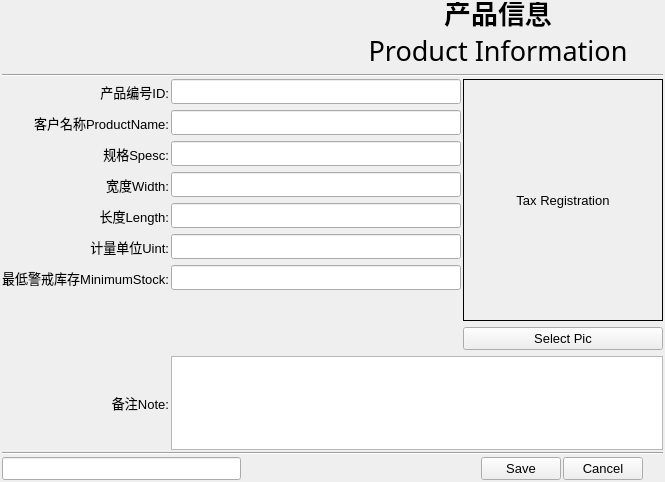
<?xml version="1.0" encoding="UTF-8"?>
<ui version="4.0">
 <class>Form</class>
 <widget class="QWidget" name="Form">
  <property name="geometry">
   <rect>
    <x>0</x>
    <y>0</y>
    <width>665</width>
    <height>482</height>
   </rect>
  </property>
  <property name="maximumSize">
   <size>
    <width>665</width>
    <height>484</height>
   </size>
  </property>
  <property name="font">
   <font>
    <family>Arial</family>
    <pointsize>10</pointsize>
   </font>
  </property>
  <property name="windowTitle">
   <string>Customer Inoformation</string>
  </property>
  <layout class="QVBoxLayout" name="verticalLayout_2">
   <property name="spacing">
    <number>2</number>
   </property>
   <property name="leftMargin">
    <number>2</number>
   </property>
   <property name="topMargin">
    <number>2</number>
   </property>
   <property name="rightMargin">
    <number>2</number>
   </property>
   <property name="bottomMargin">
    <number>2</number>
   </property>
   <item>
    <layout class="QHBoxLayout" name="horizontalLayout_2">
     <property name="bottomMargin">
      <number>10</number>
     </property>
     <item>
      <widget class="QLabel" name="label_logo">
       <property name="minimumSize">
        <size>
         <width>329</width>
         <height>60</height>
        </size>
       </property>
       <property name="maximumSize">
        <size>
         <width>329</width>
         <height>60</height>
        </size>
       </property>
       <property name="text">
        <string/>
       </property>
       <property name="pixmap">
        <pixmap>../res/tmLogo100.png</pixmap>
       </property>
       <property name="scaledContents">
        <bool>true</bool>
       </property>
      </widget>
     </item>
     <item>
      <layout class="QVBoxLayout" name="verticalLayout">
       <property name="spacing">
        <number>0</number>
       </property>
       <item>
        <widget class="QLabel" name="label_18">
         <property name="minimumSize">
          <size>
           <width>0</width>
           <height>30</height>
          </size>
         </property>
         <property name="maximumSize">
          <size>
           <width>16777215</width>
           <height>30</height>
          </size>
         </property>
         <property name="font">
          <font>
           <pointsize>20</pointsize>
           <weight>75</weight>
           <bold>true</bold>
          </font>
         </property>
         <property name="text">
          <string>产品信息</string>
         </property>
         <property name="alignment">
          <set>Qt::AlignBottom|Qt::AlignHCenter</set>
         </property>
        </widget>
       </item>
       <item>
        <widget class="QLabel" name="label_19">
         <property name="minimumSize">
          <size>
           <width>0</width>
           <height>30</height>
          </size>
         </property>
         <property name="maximumSize">
          <size>
           <width>16777215</width>
           <height>30</height>
          </size>
         </property>
         <property name="font">
          <font>
           <family>Algerian</family>
           <pointsize>20</pointsize>
           <weight>50</weight>
           <bold>false</bold>
          </font>
         </property>
         <property name="text">
          <string>Product Information</string>
         </property>
         <property name="alignment">
          <set>Qt::AlignHCenter|Qt::AlignTop</set>
         </property>
        </widget>
       </item>
      </layout>
     </item>
    </layout>
   </item>
   <item>
    <widget class="Line" name="line">
     <property name="orientation">
      <enum>Qt::Horizontal</enum>
     </property>
    </widget>
   </item>
   <item>
    <layout class="QGridLayout" name="gridLayout">
     <property name="verticalSpacing">
      <number>6</number>
     </property>
     <item row="0" column="0">
      <widget class="QLabel" name="label_13">
       <property name="text">
        <string>产品编号ID:</string>
       </property>
       <property name="alignment">
        <set>Qt::AlignRight|Qt::AlignTrailing|Qt::AlignVCenter</set>
       </property>
      </widget>
     </item>
     <item row="1" column="1">
      <widget class="QLineEdit" name="fProductName">
       <property name="minimumSize">
        <size>
         <width>0</width>
         <height>25</height>
        </size>
       </property>
       <property name="sizeIncrement">
        <size>
         <width>0</width>
         <height>25</height>
        </size>
       </property>
       <property name="clearButtonEnabled">
        <bool>true</bool>
       </property>
      </widget>
     </item>
     <item row="4" column="1">
      <widget class="QLineEdit" name="fLength">
       <property name="minimumSize">
        <size>
         <width>0</width>
         <height>25</height>
        </size>
       </property>
       <property name="sizeIncrement">
        <size>
         <width>0</width>
         <height>25</height>
        </size>
       </property>
       <property name="clearButtonEnabled">
        <bool>true</bool>
       </property>
      </widget>
     </item>
     <item row="3" column="0">
      <widget class="QLabel" name="label_7">
       <property name="minimumSize">
        <size>
         <width>0</width>
         <height>25</height>
        </size>
       </property>
       <property name="sizeIncrement">
        <size>
         <width>0</width>
         <height>25</height>
        </size>
       </property>
       <property name="text">
        <string>宽度Width:</string>
       </property>
       <property name="alignment">
        <set>Qt::AlignRight|Qt::AlignTrailing|Qt::AlignVCenter</set>
       </property>
      </widget>
     </item>
     <item row="1" column="0">
      <widget class="QLabel" name="label_6">
       <property name="minimumSize">
        <size>
         <width>0</width>
         <height>25</height>
        </size>
       </property>
       <property name="sizeIncrement">
        <size>
         <width>0</width>
         <height>25</height>
        </size>
       </property>
       <property name="text">
        <string>客户名称ProductName:</string>
       </property>
       <property name="alignment">
        <set>Qt::AlignRight|Qt::AlignTrailing|Qt::AlignVCenter</set>
       </property>
      </widget>
     </item>
     <item row="9" column="0">
      <widget class="QLabel" name="label_15">
       <property name="minimumSize">
        <size>
         <width>0</width>
         <height>25</height>
        </size>
       </property>
       <property name="sizeIncrement">
        <size>
         <width>0</width>
         <height>25</height>
        </size>
       </property>
       <property name="text">
        <string>备注Note:</string>
       </property>
       <property name="alignment">
        <set>Qt::AlignRight|Qt::AlignTrailing|Qt::AlignVCenter</set>
       </property>
      </widget>
     </item>
     <item row="5" column="1">
      <widget class="QLineEdit" name="fUint">
       <property name="minimumSize">
        <size>
         <width>0</width>
         <height>25</height>
        </size>
       </property>
       <property name="sizeIncrement">
        <size>
         <width>0</width>
         <height>25</height>
        </size>
       </property>
       <property name="clearButtonEnabled">
        <bool>true</bool>
       </property>
      </widget>
     </item>
     <item row="2" column="1">
      <widget class="QLineEdit" name="fSpesc">
       <property name="minimumSize">
        <size>
         <width>0</width>
         <height>25</height>
        </size>
       </property>
       <property name="sizeIncrement">
        <size>
         <width>0</width>
         <height>25</height>
        </size>
       </property>
       <property name="placeholderText">
        <string/>
       </property>
       <property name="clearButtonEnabled">
        <bool>true</bool>
       </property>
      </widget>
     </item>
     <item row="6" column="1">
      <widget class="QLineEdit" name="fMinimumStock">
       <property name="minimumSize">
        <size>
         <width>0</width>
         <height>25</height>
        </size>
       </property>
      </widget>
     </item>
     <item row="6" column="0">
      <widget class="QLabel" name="label_5">
       <property name="minimumSize">
        <size>
         <width>0</width>
         <height>25</height>
        </size>
       </property>
       <property name="sizeIncrement">
        <size>
         <width>0</width>
         <height>25</height>
        </size>
       </property>
       <property name="text">
        <string>最低警戒库存MinimumStock:</string>
       </property>
       <property name="alignment">
        <set>Qt::AlignRight|Qt::AlignTrailing|Qt::AlignVCenter</set>
       </property>
      </widget>
     </item>
     <item row="3" column="1">
      <widget class="QLineEdit" name="fWidth">
       <property name="minimumSize">
        <size>
         <width>0</width>
         <height>25</height>
        </size>
       </property>
       <property name="sizeIncrement">
        <size>
         <width>0</width>
         <height>25</height>
        </size>
       </property>
      </widget>
     </item>
     <item row="0" column="1">
      <widget class="QLineEdit" name="fID">
       <property name="minimumSize">
        <size>
         <width>0</width>
         <height>25</height>
        </size>
       </property>
       <property name="sizeIncrement">
        <size>
         <width>0</width>
         <height>25</height>
        </size>
       </property>
       <property name="readOnly">
        <bool>true</bool>
       </property>
       <property name="clearButtonEnabled">
        <bool>true</bool>
       </property>
      </widget>
     </item>
     <item row="4" column="0">
      <widget class="QLabel" name="label_10">
       <property name="text">
        <string>长度Length:</string>
       </property>
       <property name="alignment">
        <set>Qt::AlignRight|Qt::AlignTrailing|Qt::AlignVCenter</set>
       </property>
      </widget>
     </item>
     <item row="2" column="0">
      <widget class="QLabel" name="label_9">
       <property name="minimumSize">
        <size>
         <width>0</width>
         <height>25</height>
        </size>
       </property>
       <property name="sizeIncrement">
        <size>
         <width>0</width>
         <height>25</height>
        </size>
       </property>
       <property name="text">
        <string>规格Spesc:</string>
       </property>
       <property name="alignment">
        <set>Qt::AlignRight|Qt::AlignTrailing|Qt::AlignVCenter</set>
       </property>
      </widget>
     </item>
     <item row="5" column="0">
      <widget class="QLabel" name="label_20">
       <property name="minimumSize">
        <size>
         <width>0</width>
         <height>25</height>
        </size>
       </property>
       <property name="sizeIncrement">
        <size>
         <width>0</width>
         <height>25</height>
        </size>
       </property>
       <property name="text">
        <string>计量单位Uint:</string>
       </property>
       <property name="alignment">
        <set>Qt::AlignRight|Qt::AlignTrailing|Qt::AlignVCenter</set>
       </property>
      </widget>
     </item>
     <item row="9" column="1" colspan="2">
      <widget class="QTextEdit" name="fNote">
       <property name="minimumSize">
        <size>
         <width>50</width>
         <height>0</height>
        </size>
       </property>
      </widget>
     </item>
     <item row="8" column="2">
      <widget class="QPushButton" name="btn_SelectPic">
       <property name="text">
        <string>Select Pic</string>
       </property>
      </widget>
     </item>
     <item row="0" column="2" rowspan="8">
      <widget class="QLabel" name="label_Tax_Registration">
       <property name="minimumSize">
        <size>
         <width>200</width>
         <height>242</height>
        </size>
       </property>
       <property name="maximumSize">
        <size>
         <width>200</width>
         <height>242</height>
        </size>
       </property>
       <property name="styleSheet">
        <string notr="true">border-width: 0.7px;border-style: solid</string>
       </property>
       <property name="text">
        <string>Tax Registration</string>
       </property>
       <property name="scaledContents">
        <bool>true</bool>
       </property>
       <property name="alignment">
        <set>Qt::AlignCenter</set>
       </property>
      </widget>
     </item>
    </layout>
   </item>
   <item>
    <widget class="Line" name="line_2">
     <property name="orientation">
      <enum>Qt::Horizontal</enum>
     </property>
    </widget>
   </item>
   <item>
    <layout class="QHBoxLayout" name="horizontalLayout">
     <item>
      <widget class="QLineEdit" name="fProductPic">
       <property name="enabled">
        <bool>true</bool>
       </property>
      </widget>
     </item>
     <item>
      <spacer name="horizontalSpacer">
       <property name="orientation">
        <enum>Qt::Horizontal</enum>
       </property>
       <property name="sizeHint" stdset="0">
        <size>
         <width>40</width>
         <height>20</height>
        </size>
       </property>
      </spacer>
     </item>
     <item>
      <widget class="QPushButton" name="butSave">
       <property name="text">
        <string>Save</string>
       </property>
       <property name="icon">
        <iconset>
         <normaloff>../res/ico/save.png</normaloff>../res/ico/save.png</iconset>
       </property>
       <property name="iconSize">
        <size>
         <width>16</width>
         <height>16</height>
        </size>
       </property>
      </widget>
     </item>
     <item>
      <widget class="QPushButton" name="butCancel">
       <property name="text">
        <string>Cancel</string>
       </property>
       <property name="icon">
        <iconset>
         <normaloff>../res/ico/printer.png</normaloff>../res/ico/printer.png</iconset>
       </property>
       <property name="iconSize">
        <size>
         <width>16</width>
         <height>16</height>
        </size>
       </property>
      </widget>
     </item>
     <item>
      <spacer name="horizontalSpacer_2">
       <property name="orientation">
        <enum>Qt::Horizontal</enum>
       </property>
       <property name="sizeType">
        <enum>QSizePolicy::Fixed</enum>
       </property>
       <property name="sizeHint" stdset="0">
        <size>
         <width>20</width>
         <height>20</height>
        </size>
       </property>
      </spacer>
     </item>
    </layout>
   </item>
  </layout>
 </widget>
 <tabstops>
  <tabstop>fID</tabstop>
  <tabstop>fProductName</tabstop>
  <tabstop>fSpesc</tabstop>
  <tabstop>fWidth</tabstop>
  <tabstop>fLength</tabstop>
  <tabstop>fUint</tabstop>
  <tabstop>fMinimumStock</tabstop>
  <tabstop>fNote</tabstop>
  <tabstop>btn_SelectPic</tabstop>
  <tabstop>butSave</tabstop>
  <tabstop>butCancel</tabstop>
  <tabstop>fProductPic</tabstop>
 </tabstops>
 <resources/>
 <connections/>
 <slots>
  <slot>ReCalc()</slot>
 </slots>
</ui>
